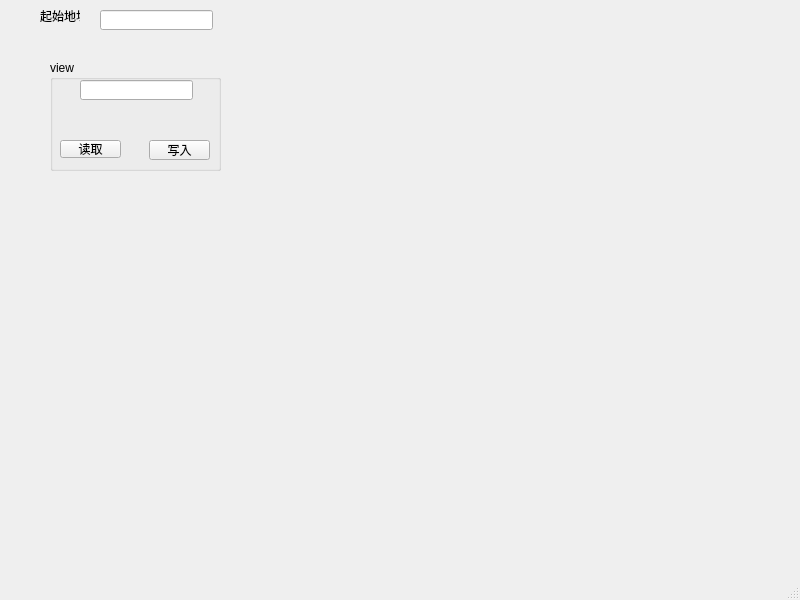
<?xml version="1.0" encoding="UTF-8"?>
<ui version="4.0">
 <class>MainWindow</class>
 <widget class="QMainWindow" name="MainWindow">
  <property name="geometry">
   <rect>
    <x>0</x>
    <y>0</y>
    <width>800</width>
    <height>600</height>
   </rect>
  </property>
  <property name="windowTitle">
   <string>MainWindow</string>
  </property>
  <widget class="QWidget" name="centralwidget">
   <widget class="QLabel" name="label">
    <property name="geometry">
     <rect>
      <x>40</x>
      <y>10</y>
      <width>40</width>
      <height>12</height>
     </rect>
    </property>
    <property name="text">
     <string>起始地址</string>
    </property>
   </widget>
   <widget class="QLineEdit" name="lEdit_addr">
    <property name="geometry">
     <rect>
      <x>100</x>
      <y>10</y>
      <width>113</width>
      <height>20</height>
     </rect>
    </property>
   </widget>
   <widget class="QGroupBox" name="groupBox">
    <property name="geometry">
     <rect>
      <x>50</x>
      <y>60</y>
      <width>171</width>
      <height>111</height>
     </rect>
    </property>
    <property name="title">
     <string>view</string>
    </property>
    <widget class="QLineEdit" name="lEdit_value">
     <property name="geometry">
      <rect>
       <x>30</x>
       <y>20</y>
       <width>113</width>
       <height>20</height>
      </rect>
     </property>
    </widget>
    <widget class="QPushButton" name="btnRead">
     <property name="geometry">
      <rect>
       <x>10</x>
       <y>80</y>
       <width>61</width>
       <height>18</height>
      </rect>
     </property>
     <property name="text">
      <string>读取</string>
     </property>
    </widget>
    <widget class="QPushButton" name="btnWrite">
     <property name="geometry">
      <rect>
       <x>99</x>
       <y>80</y>
       <width>61</width>
       <height>20</height>
      </rect>
     </property>
     <property name="text">
      <string>写入</string>
     </property>
    </widget>
   </widget>
  </widget>
  <widget class="QMenuBar" name="menubar">
   <property name="geometry">
    <rect>
     <x>0</x>
     <y>0</y>
     <width>800</width>
     <height>17</height>
    </rect>
   </property>
  </widget>
  <widget class="QStatusBar" name="statusbar"/>
 </widget>
 <resources/>
 <connections/>
</ui>
